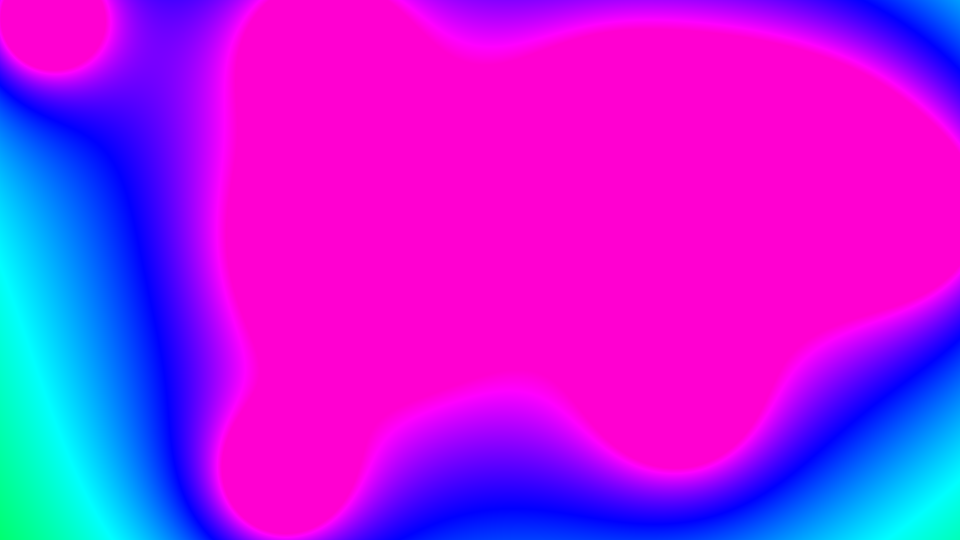
Frame 1 (no input)
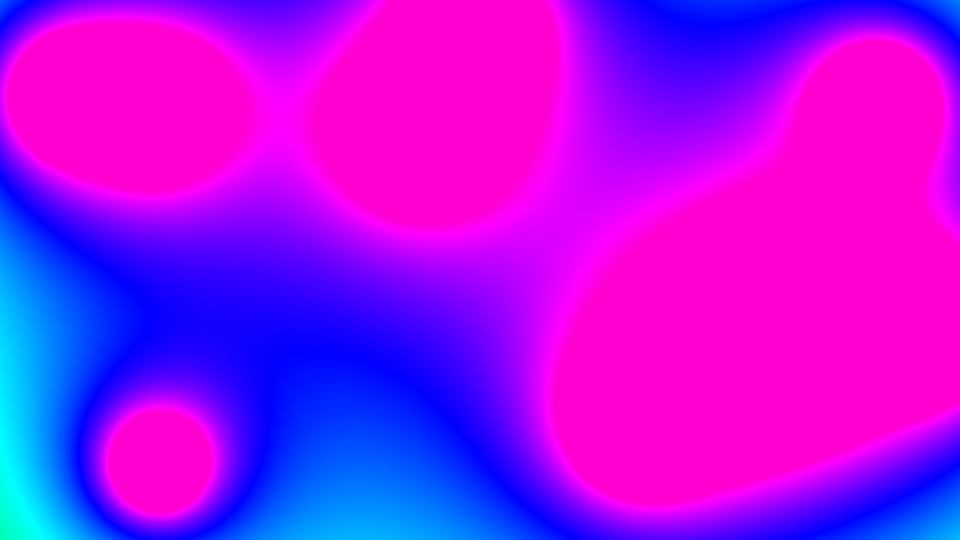
Frame 60 (the mouse pressed at the canvas centre just before this capture)
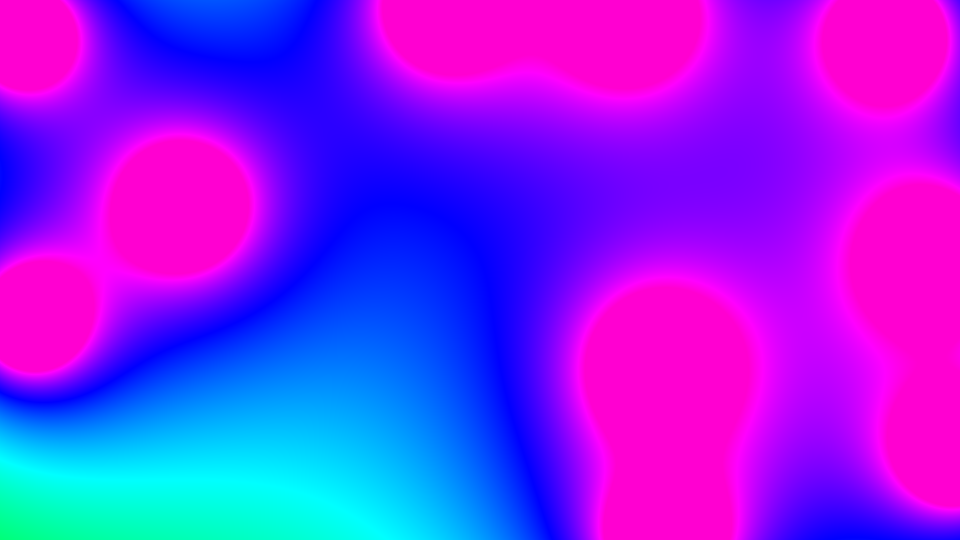
Frame 120 (the mouse held since frame 60 and released just before this capture)

The Processing sketch that drew these frames (run headless with seeded random() and noise(); from frame 60 on, the mouse is pressed at the canvas centre):

// Processing sketch: Metaballs
// ── Metaballs.pde
Blob[] blobs = new Blob[10];

void setup() {
  size(960, 540);
  colorMode(HSB);
  for( int i = 0; i< blobs.length; i++) {
     float x = random(width);
     float y = random(height);
     blobs[i] = new Blob(x, y); 
  }
}

void draw() {
 background(51);
 
  loadPixels();
  for(int x = 0; x < width; x++) {
    for(int y = 0; y < height; y++) { 
      int index = x + y * width;
      float sum = 0;
      for(Blob b : blobs) {  
        float d = dist(x, y, b.pos.x, b.pos.y); 
        sum += 100 * blobs[0].r / d;
     }
     pixels[index] = color(constrain(sum, 0, 220), 255, 255);
    }
 }
 updatePixels();
  
  for(int i = 0; i < blobs.length; i++) {
    blobs[i].update();
    //blobs[i].show();
  }
}

// ── Blob.pde
class Blob {
  PVector pos;
  float r;
  PVector vel;
  
  Blob(float x, float y) {
    pos = new PVector(x, y);
    vel = PVector.random2D();
    vel.mult(random(2,5));
    r = random(40, 120);
  }
  
  void update() {
    pos.add(vel);
    
    if(pos.x > width || pos.x < 0) {
      vel.x *= -1;
    }
    if(pos.y > height || pos.y < 0) {
      vel.y *= -1;
    }
  }
  
  void show() {
    noFill();
    stroke(0);
    strokeWeight(4);
    ellipse(pos.x, pos.y, r*2, r*2);
  }
}
